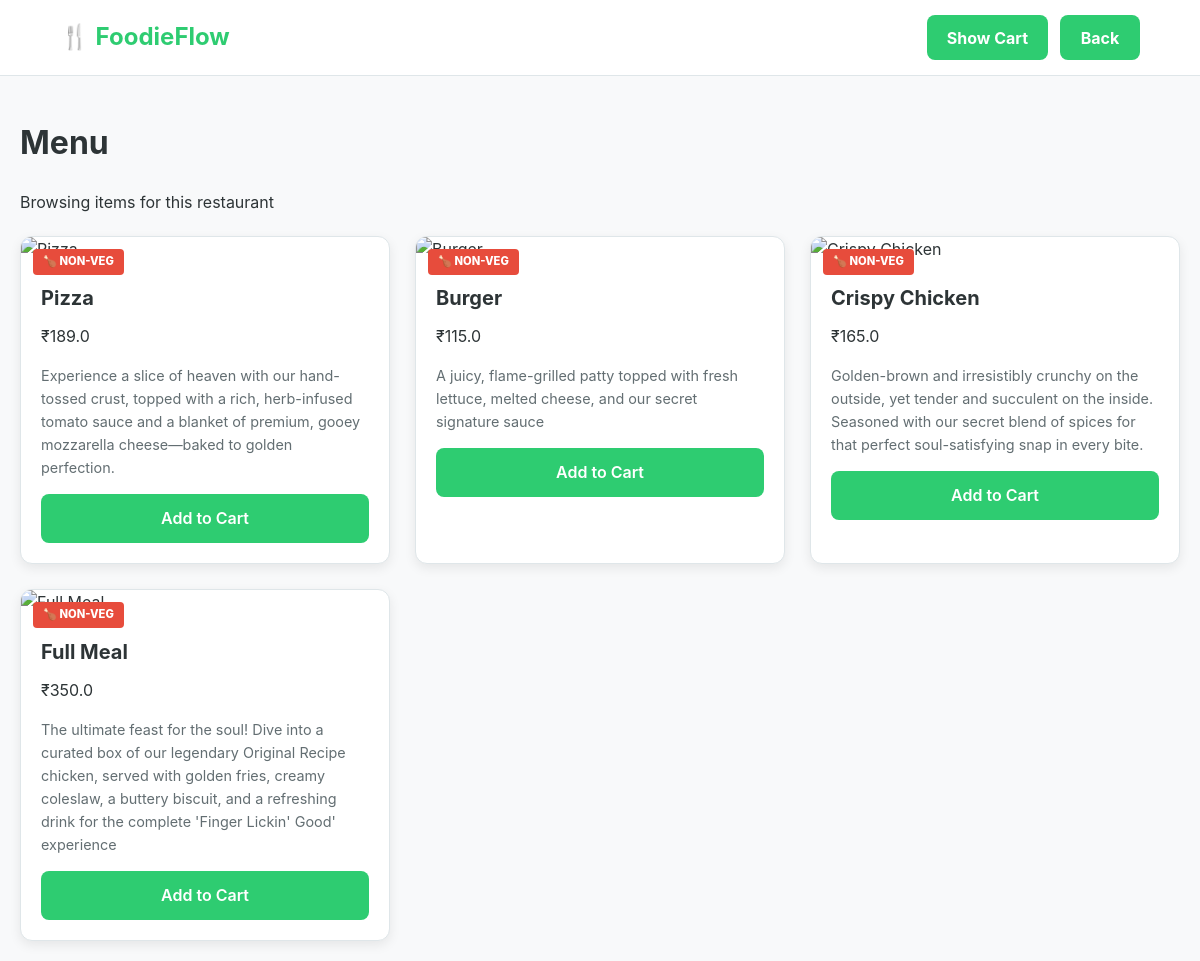
Screenshot of /view_menu/1/admin/ with the database file from the repository.
### delivery/models.py (models this page shows)
class Item(models.Model):
    restaurant = models.ForeignKey(Restaurant, on_delete= models.CASCADE, related_name="items")
    name = models.CharField(max_length=20)
    description= models.CharField(max_length=200)
    price = models.FloatField()
    vegeterian = models.BooleanField(default=False)
    picture = models.URLField(max_length=400, default= "https://encrypted-tbn0.gstatic.com/images?q=tbn:ANd9GcRWm05BLD7_9PXFVRIjDQ9u_-f3ZL98O651aw&s")

### delivery/views.py (the view)
# urls.py: path('view_menu/<int:restaurant_id>/<str:username>/', views.view_menu, name='view_menu'),
def view_menu(request, restaurant_id, username):
    restaurant = Restaurant.objects.get(id = restaurant_id)
    itemList = restaurant.items.all()
    return render(request, 'customer_menu.html'
                  ,{"itemList" : itemList,
                     "restaurant" : restaurant,
                     "username":username})

### delivery/templates/customer_menu.html (shortened to what this page needs)
<!DOCTYPE html>
<html lang="en">
<head>
    {% load static %}
    <link rel="stylesheet" href="{% static 'styles.css' %}">
</head>
<body>
    <div class="navbar">
    <h2>🍴 FoodieFlow</h2>
    <div class="nav-right nav-actions">
        <form action="{% url 'show_cart' username %}" method="get">
            <button type="submit" class="btn-nav-primary">
               Show Cart
            </button>
        </form>
        <div class="nav-right nav-actions">
        <button onclick="history.back()" class="btn-nav-primary">Back</button>
    </div>
    </div>
</div>
<div class="container">
    <div class="restaurant-header">
        <h1>Menu</h1>
        <p>Browsing items for this restaurant</p>
    </div>
    <div class="card-grid">
        {% for item in itemList %}
        <div class="card menu-card">
            <div class="image-container">
                {% if item.vegeterian %}
                    <span class="badge veg-badge">🌱 Veg</span>
                {% else %}
                    <span class="badge nonveg-badge">🍗 Non-Veg</span>
                {% endif %}
            </div>
            <div class="card-body">
                <div class="flex-row">
                    <h3 class="card-title">{{ item.name }}</h3>
                    <span class="price-tag">₹{{ item.price }}</span>
                </div>
                <p class="card-text text-muted">{{ item.description }}</p>
                <a href="{% url 'add_to_cart' item.id username %}" class="btn full-width">Add to Cart</a>
            </div>
        </div>
        {% endfor %}
    </div>
</div>
</body>
</html>

### delivery/static/styles.css (style rules this page uses)
:root { --primary: #2ecc71; --primary-hover: #27ae60; --danger: #e74c3c; --bg-light: #f8f9fa; --white: #ffffff; --text-main: #2d3436; --text-muted: #636e72; --border: #dfe6e9; --shadow: 0 4px 12px rgba(0, 0, 0, 0.08); --radius: 12px; }
* { box-sizing: border-box; font-family: 'Inter', -apple-system, sans-serif; }
body { background-color: var(--bg-light); color: var(--text-main); margin: 0; line-height: 1.6; }
.container { max-width: 1200px; margin: 0 auto; padding: 20px; }
.navbar { background: var(--white); padding: 15px 5%; display: flex; justify-content: space-between; align-items: center; border-bottom: 1px solid var(--border); position: sticky; top: 0; z-index: 1000; }
.navbar h2 { margin: 0; color: var(--primary); font-size: 1.5rem; }
.nav-right { display: flex; align-items: center; gap: 20px; }
button, .btn { background: var(--primary); color: white; padding: 12px 24px; border: none; border-radius: 8px; font-weight: 600; cursor: pointer; text-decoration: none; display: inline-block; transition: 0.3s; text-align: center; }
.full-width { width: 100%; }
.card-grid { display: grid; grid-template-columns: repeat(auto-fill, minmax(280px, 1fr)); gap: 25px; margin-top: 20px; }
.card { background: var(--white); border-radius: var(--radius); box-shadow: var(--shadow); overflow: hidden; transition: 0.3s; border: 1px solid var(--border); }
.card-body { padding: 20px; }
.card-title { margin: 0 0 10px 0; font-size: 1.25rem; }
.image-container { position: relative; }
.badge { position: absolute; top: 12px; left: 12px; padding: 4px 10px; border-radius: 4px; font-size: 0.7rem; font-weight: 800; text-transform: uppercase; color: white; }
.nonveg-badge { background: #e74c3c; }
.text-muted { color: var(--text-muted); font-size: 0.9rem; }
.nav-actions { display: flex; gap: 12px; align-items: center; }
.btn-nav-primary { background-color: var(--primary); color: white; border: none; padding: 10px 20px; border-radius: 8px; font-weight: 700; cursor: pointer; font-size: 1rem; min-width: 80px; height: 45px; display: flex; justify-content: center; align-items: center; transition: background 0.2s ease, transform 0.1s; }

### rows the page displays
Item: vegeterian "🍗 NON-VEG", name "Pizza", price "189.0", description "Experience a slice of heaven with our hand-tossed crust, topped with a rich, herb-infused tomato sauce and a blanket of premium, gooey mozzarella cheese—baked to golden perfection."
Item: vegeterian "🍗 NON-VEG", name "Burger", price "115.0", description "A juicy, flame-grilled patty topped with fresh lettuce, melted cheese, and our secret signature sauce"
Item: vegeterian "🍗 NON-VEG", name "Crispy Chicken", price "165.0", description "Golden-brown and irresistibly crunchy on the outside, yet tender and succulent on the inside. Seasoned with our secret blend of spices for that perfect soul-satisfying snap in every bite."
Item: vegeterian "🍗 NON-VEG", name "Full Meal", price "350.0", description "The ultimate feast for the soul! Dive into a curated box of our legendary Original Recipe chicken, served with golden fries, creamy coleslaw, a buttery biscuit, and a refreshing drink for the complete 'Finger Lickin' Good' experience"
